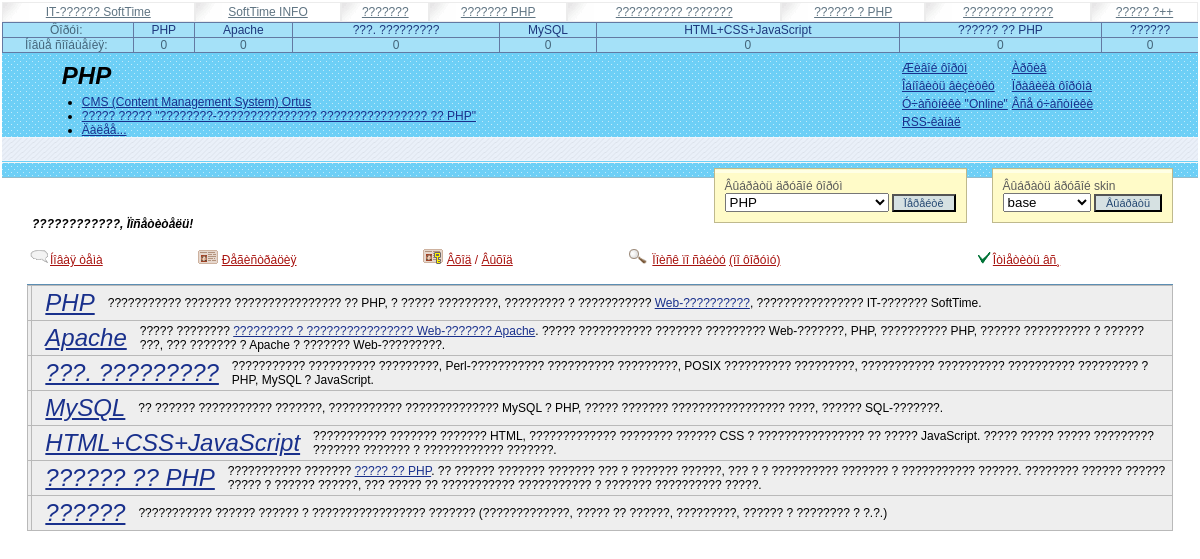
Screenshot of /source/forum/index.php with the database file from the repository.
### tables this page shows
CREATE TABLE liteforum_links (
  id_links int(11) NOT NULL auto_increment,
  `name` tinytext NOT NULL,
  url tinytext NOT NULL,
  hide enum('show','hide') NOT NULL default 'show',
  pos tinyint(11) NOT NULL default '0',
  part tinyint(11) NOT NULL default '0',
  PRIMARY KEY  (id_links)
);

CREATE TABLE liteforum_forums (
  id_forum int(6) NOT NULL auto_increment,
  `name` mediumtext NOT NULL,
  rule mediumtext NOT NULL,
  logo mediumtext NOT NULL,
  pos int(6) NOT NULL default '0',
  hide enum('show','hide') NOT NULL default 'show',
  PRIMARY KEY  (id_forum)
);

CREATE TABLE liteforum_settings (
  name_forum tinytext NOT NULL,
  number_themes int(11) NOT NULL default '0',
  size_file int(11) NOT NULL default '0',
  size_photo int(10) NOT NULL default '0',
  send_mail enum('yes','no') NOT NULL default 'no',
  email tinytext NOT NULL,
  show_struct_switch enum('yes','no') NOT NULL default 'yes',
  show_forum_switch enum('yes','no') NOT NULL default 'yes',
  hello tinytext NOT NULL,
  cooktime int(10) NOT NULL default '0',
  skin tinytext NOT NULL,
  show_personally enum('yes','no') NOT NULL default 'no',
  user_email_required enum('yes','no') NOT NULL default 'no',
  email_distribution enum('yes','no') NOT NULL default 'no',
  registration_required enum('yes','no') NOT NULL default 'no',
  type_crypt enum('PLAIN','MD5','PASSWORD','OLD_PASSWORD') NOT NULL default 'MD5',
  confirm_registration enum('yes','no') NOT NULL default 'no'
);

### source/forum/config.php (called while the page is built, shortened)
<?php
  $tbl_settings   = "liteforum_settings";
  $tbl_forums     = "liteforum_forums";
  $tbl_links      = "liteforum_links";
  $tbl_posts      = "liteforum_posts";
  $tbl_themes     = "liteforum_themes";
?>

### source/utils/utils.time.php (called while the page is built, shortened)
<?php
  function get_last_time($current_author, $id_forum)
  {
    $id_forum = intval($id_forum);
    $forum_lasttime = date("Y-m-d H:i:s",time()-3600*2);
    return $forum_lasttime;
  }
?>

### source/utils/utils.settings.php (called while the page is built, shortened)
<?php
  function get_settings()
  {
    global $tbl_settings;
    $query = "SELECT * FROM $tbl_settings";
    $set = mysql_query($query);
    if(mysql_num_rows($set)) return mysql_fetch_array($set);
    else false;
  }
?>

### source/utils/switchforum.php (the view, shortened to what this page needs)
<?php
  $query = "SELECT * FROM $tbl_forums
            WHERE hide = 'show'
            ORDER BY pos";
  $frm = mysql_query($query);
  if(mysql_num_rows($frm))
  {
    if(basename($_SERVER['PHP_SELF']) == 'read.php')
    {
      if($id_theme > $id_theme_archive)
      {
        $action = "index.php";
      }
      else
      {
        $action = "archive.php";
      }
    }
    else
    {
      $action = basename($_SERVER['PHP_SELF']);
    }
  ?>
    <table border="0" cellspacing="0" cellpadding="0">
        <tr>
            <td class=switchforum>
                <form style="margin: 0px" action=<?= $action; ?> method=get>
                <nobr><p class=texthelp>Âûáðàòü äðóãîé ôîðóì<br>
                <select type=text name='id_forum'>
    <?php
    while($forum = mysql_fetch_array($frm))
    {
      if($forum['id_forum'] == $id_forum)
      {
         $chk = "selected";
      }
      else $chk = "";
      echo "<option $chk value=$forum[id_forum]>$forum[name]";
    }
  ?>
  </select>
  <input class=button type=submit value="Ïåðåéòè">
  <?php
  }
  ?></nobr>
  </td></tr>
  </table>

### source/utils/infolinks.php (shortened to what this page needs)
<table class=toplinks border="0" cellspacing="0" cellpadding="0" width="100%">
  <tr align="center">
  <?php
    $query = "SELECT * FROM $tbl_links
              WHERE part = 2
              ORDER BY pos";
    $res = mysql_query($query);
    if (mysql_num_rows($res))
    {
      while($link = mysql_fetch_array($res))
      {
        echo "<td><a class=menuinfo href='$link[url]'>$link[name]</a></td>";
      }
    }
  ?>
  </tr>
</table>

### source/utils/newpostslist.php (shortened to what this page needs)
<?php
  require_once("../utils/utils.archive.php");
  $query = "SELECT * FROM $tbl_forums
            WHERE hide = 'show'
            ORDER BY pos";
  $frm = mysql_query($query);
  if(mysql_num_rows($frm))
  {
    echo "<table class=newposttable border=0 cellspacing=0 align=center cellpadding=0 width=100% >";
    $names = "<tr align='center' valign='middle'><td class=numberheader width=130px>Ôîðóì:&nbsp;</td>";
    $numbers = "<tr align='center' valign='middle'><td class=numberheader><nobr>Íîâûå ñîîáùåíèÿ:&nbsp;</nobr></td>";
    while($forums = mysql_fetch_array($frm))
    {
      $forum_lasttime = get_last_time($current_author, $forums['id_forum']);
      if(basename($_SERVER['PHP_SELF']) == 'read.php')
      {
        if($arh) $id_theme_archive = get_archiv_id();
        if($id_theme > $id_theme_archive)
        {
          $page_name = "index.php";
        }
        else
        {
          $page_name = "archive.php";
        }
      }
      else
      {
        $page_name = $_SERVER['PHP_SELF'];
      }
      $names .= "<td class=numberforum><a class=anumberforum
      href='$page_name?id_forum=$forums[id_forum]'><nobr>$forums[name]</nobr></a></td>";
      $query = "SELECT count($tbl_posts.id_post)
                FROM $tbl_posts, $tbl_themes
                WHERE $tbl_posts.id_theme = $tbl_themes.id_theme AND
                      $tbl_themes.id_forum = $forums[id_forum] AND
                      '$forum_lasttime' < $tbl_posts.time AND
                      $tbl_themes.hide != 'hide' AND
                      $tbl_posts.hide != 'hide'";
      $tot = mysql_query($query);
      if(mysql_num_rows($tot)) $count = mysql_result($tot,0);
      else $count = 0;
      $numbers .= "<td align=center class=numberforum>$count</td>";
    }
    $names .= "</tr>";
    $numbers .= "</tr>";
    echo $names;
    echo $numbers;
    echo "</table>";
  }
?>

### source/utils/currentforum.php (shortened to what this page needs)
<?php
  $query = "SELECT * FROM $tbl_forums
            WHERE hide = 'show' AND
                  id_forum = $_GET[id_forum]
            ORDER BY pos";
  $frm = mysql_query($query);
  if(mysql_num_rows($frm))
  {
    $forum = mysql_fetch_array($frm);
    $nameforum = $forum['name'];
    echo "<h1 class=nameforum><nobr>$nameforum</nobr></h1>";
  }
?>

### source/utils/messagelinks.php (shortened to what this page needs)
<ul style="margin: 0px 0px 0px 20px; padding: 0px 0px 0px 0px">
<?php
  $query = "SELECT * FROM $tbl_links
            WHERE part = 1 AND
                  hide = 'show'
            ORDER BY pos DESC";
  $res = mysql_query($query);
  if (mysql_num_rows($res))
  {
    while($link = mysql_fetch_array($res))
    {
      echo "<li><a class=menuinfo href='".$link["url"]."'>".$link["name"]."</a></li>";
    }
    echo "<li><a class=menuinfo href='newslist.php?id_forum=$id_forum'>Äàëåå...</a></li>";
  }
?>
</ul>

### source/utils/salutation.php (shortened to what this page needs)
<?php
  require_once("../utils/utils.settings.php");
  require_once("../utils/utils.users.php");
  $new = $author_themes ="";
  if(isset($_COOKIE['current_author']))
  {
    $current_author = $_COOKIE['current_author'];
    $wrdp = $_COOKIE['wrdp'];
    if (!get_magic_quotes_gpc())
    {
      $current_author = mysql_escape_string($current_author);
      $wrdp = mysql_escape_string($wrdp);
    }
    $query = "SELECT * FROM $tbl_authors
              WHERE name = '$current_author' AND
                    passw = ".get_password($wrdp)." AND
                    statususer != 'wait'";
    $ath = mysql_query($query);
    if(!$ath)
    {
       throw new ExceptionMySQL(mysql_error(),
                                $query,
                               "Îøèáêà àóòåíòèôèêàöèè");
    }
    if(mysql_num_rows($ath))
    {
      if($settings['show_personally'] == 'yes')
      {
          $new = "<a href=personally.php>(ëè÷íûå ñîîáùåíèÿ)</a>";
      }
      $author = mysql_fetch_array($ath);
      $author_themes = "(<a title=\"Èíèöèèðîâàííûå âàìè òåìû\" href=authorthmes.php?id_author=$author[id_author]&id_forum=$_GET[id_forum]>ìîè òåìû</a>, ".
                       "<a title=\"Ïîñëåäíèå òåìû, â êîòîðûõ âû ïðèíèìàëè ó÷àñòèå\" href=authorlstthm.php?id_author=$author[id_author]&id_forum=$_GET[id_forum]>ïîñëåäíèå òåìû</a>)";
    }
  }
  else
  {
    $current_author = "Ïîñåòèòåëü";
  }
?>
<p class=salutation><?php echo $settings['hello']." ".htmlspecialchars($current_author, ENT_QUOTES)."! $new $author_themes"; ?></p>

### source/utils/menu.php (shortened to what this page needs)
<table border=0 width=100%>
  <tr valign="bottom">
    <td><p class=menu><img src="<?php echo $skin; ?>images/newtema.gif" border="0" width="20" height="15"><a title="Ñîçäàòü íîâóþ òåìó" class=menu href=addtheme.php?id_forum=<?php echo $id_forum; ?>>Íîâàÿ&nbsp;òåìà</a></td>
    <td><p class=menu><img src="<?php echo $skin; ?>images/enterforum.gif" border="0" width="20" height="15">&nbsp;<a title="Çàðåãèñòðèðîâàòüñÿ íà ôîðóìå" class=menu href=register.php?id_forum=<?php echo $id_forum; ?>>Ðåãèñòðàöèÿ</a></td>
    <td><p class=menu><nobr><img src="<?php echo $skin; ?>images/enter.gif" border="0" width="20" height="15">&nbsp;<a title="Âõîä íà ôîðóì" class=menu href=enter.php?id_forum=<?php echo $id_forum; ?>>Âõîä</a> /
        <a title="Âûõîä" class=menu href=exit.php?id_forum=<?php echo $id_forum;?>>Âûõîä</a></nobr></td>
    <td>
      <p class=menu>
        <img src="<?php echo $skin; ?>images/find.gif" border="0" width="20" height="15">
          <a title="Ïîèñê ïî ñàéòó" class=menu href=search.php?id_forum=<?php echo $id_forum;?>>Ïîèñê ïî ñàéòó</a>
          <a title="Ïîèñê ïî ôîðóìó" class=menu href=srchform.php?id_forum=<?php echo $id_forum;?>>(ïî ôîðóìó)</a>
    </td>
    <td><p class=menu><img src="<?php echo $skin; ?>images/check.gif" border="0" width="20" height="15"><a title="Ïîìåòèòü âñå òåìû ôîðóìà êàê ïðî÷èòàííûå" class=menu href=readall.php?id_forum=<?php echo $id_forum;?>>Îòìåòèòü&nbsp;âñ¸</a></td>
  </tr>
</table>

### source/forum/index_list.php (shortened to what this page needs)
<?php
  require_once("config.php");
  require_once("../utils/utils.time.php");
  try
  {
    require_once("../utils/topforum.php");
    echo '<br><table border=0
                     class=temamenu
                     cellspacing="1"
                     cellpadding="0"
                     width=100%>';
    $query = "SELECT * FROM $tbl_forums WHERE hide='show'
              ORDER BY pos";
    $frm = mysql_query($query);
    if(mysql_num_rows($frm))
    {
      while($forums = mysql_fetch_array($frm))
      {
        echo "<tr valign=top class=trtema>
                <td class=image>&nbsp;</td>
                <td style='padding-left: 10px'>
                  <table><tr>
                    <td class=nameforum><a href='index.php?id_forum=$forums[id_forum]'><nobr>$forums[name]</nobr></a></td>
                    <td class=menuinfo style='padding-left: 10px'>$forums[logo]</td>
                  </tr></table>";
        echo "</td></tr>";
      }
    }
    echo "</table>";
    include "../utils/bottomforum.php";
    $buffer = ob_get_contents();
    echo $buffer;
  }
  catch(ExceptionObject $exc)
  {
    require_once("exception_object_debug.php");
  }
  catch(ExceptionMySQL $exc)
  {
    require_once("exception_mysql_debug.php");
  }
  catch(ExceptionMember $exc)
  {
    require_once("exception_member_debug.php");
  }
?>

### source/skins/base/forum.css (style rules this page uses)
body, table { font-family: Arial, Helvetica, sans-serif; font-size: 12px; }
a { color: #19308C }
.texthelp { color: #5B5B5B; margin: 0px }
.button { background-color: #D6E1E2; font-size: 11px; color: #264973; padding: 1px; padding-left: 10px; padding-right: 10px }

### source/skins/base/mainstyles.css (style rules this page uses)
.nameforum { font-size: 24px; font-style: italic; margin: 0px; margin: 0px 0px 5px 0px }
.switchforum { background-color: #FFFBC8; padding: 10px; border-style: solid; border-width: 1px; border-color: #BFB98D; background-image: url(images/yellowfon.gif); background-repeat: repeat-x; }
.salutation { margin: 25px 0px 15px 0px;; font-weight: bold; color: #000000; font-style: italic; padding-left: 30px }
.trtema { background-color: #eeeeee; }
.temamenu { border-top-style: solid; border-width: 1px; border-color: #5C8EB3; background-color: #B9B9B9 }
table.newposttable { border-bottom-style: solid; border-bottom-width: 1px; border-color: #6379A2; }
table.newposttable td { background-color: #A5E1F8; color: #44657A; padding-left: 5px; border-style: solid; border-right-style: none; border-width: 1px; border-color: #6379A2; font-size: 100%; border-bottom-style: none; padding: 0px 0px 0px 0px }
table.newposttable td a { color: #1D377C; text-decoration: none }
table.toplinks td { border-style: solid; border-width: 1px; border-color: #ECECEC; height: 20px; background-image: url(images/toplinks.gif); background-repeat: no-repeat; background-position: left }
table.toplinks td a { color: #607583; }
.menu { color: #A8130F }

### rows the page displays
liteforum_links: name "IT-?????? SoftTime"
liteforum_links: name "SoftTime INFO"
liteforum_links: name "???????"
liteforum_links: name "??????? PHP"
liteforum_links: name "?????????? ???????"
liteforum_links: name "?????? ? PHP"
liteforum_links: name "???????? ?????"
liteforum_links: name "????? ?++"
liteforum_forums: name "PHP", logo "??????????? ??????? ???????????????? ?? PHP, ? ????? ?????????, ????????? ? ??????????? Web-?????????? , ???????????????? IT-??????? SoftTime."
liteforum_forums: name "Apache", logo "????? ???????? ????????? ? ???????????????? Web-??????? Apache . ????? ??????????? ??????? ????????? Web-???????, PHP, ?????????? PHP, ?????? ?????????? ? ?????? ???, ??? ??????? ? Apache ? ??????? Web-?????????."
liteforum_forums: name "???. ?????????", logo "??????????? ?????????? ?????????, Perl-??????????? ?????????? ?????????, POSIX ?????????? ?????????, ??????????? ?????????? ?????????? ????????? ? PHP, MySQL ? JavaScript."
liteforum_forums: name "MySQL", logo "?? ?????? ??????????? ???????, ??????????? ?????????????? MySQL ? PHP, ????? ??????? ????????????????? ????, ?????? SQL-???????."
liteforum_forums: name "HTML+CSS+JavaScript", logo "??????????? ??????? ??????? HTML, ????????????? ???????? ?????? CSS ? ???????????????? ?? ????? JavaScript. ????? ????? ????? ????????? ??????? ??????? ? ???????????? ???????."
liteforum_forums: name "?????? ?? PHP", logo "??????????? ??????? ????? ?? PHP . ?? ?????? ??????? ??????? ??? ? ??????? ??????, ??? ? ? ?????????? ??????? ? ??????????? ??????. ???????? ?????? ?????? ????? ? ?????? ??????, ??? ????? ?? ??????????? ??????????? ? ??????? ?????????? ?????."
liteforum_forums: name "??????", logo "??????????? ?????? ?????? ? ????????????????? ??????? (?????????????, ????? ?? ??????, ?????????, ?????? ? ???????? ? ?.?.)"
liteforum_links: name "CMS (Content Management System) Ortus"
liteforum_links: name "????? ????? \"????????-??????????????? ???????????????? ?? PHP\""
liteforum_settings: hello "????????????,", skin (picture)

### other values shown
$count "0 0 0 0 0 0 0"
$current_author "Ïîñåòèòåëü"
form field skin "base"
form field id_forum "PHP"
